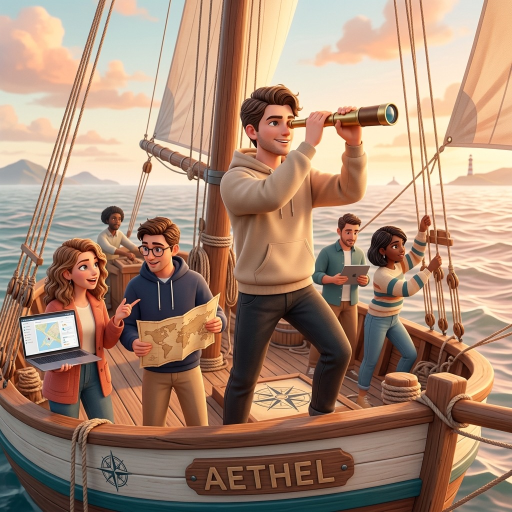
#> input picture 01_Basic/b1-1/portfolio/images/profile.jpg, 1024 x 1024 px (shown at 1/2 size); its folder holds only this picture in this run
$ python annotate_corners.py ../../../01_Basic/b1-1/portfolio/images
#> lines starting #> are read from the running program, lines starting #| are printed output that depends on the picture; after the words box and inside, x2 and y2 are one past the last pixel; in counts of white or black regions, pixels touching at a corner belong together
### 02_Advanced/A3-1/src/image_io.py
"""한글 경로에서도 동작하는 이미지 읽기·쓰기.

Windows의 cv2.imread/imwrite는 경로에 한글이 있으면 실패하고 None을 돌려준다.
파일은 NumPy로 바이트를 읽고 OpenCV로 디코딩한다.

읽기: 파일 → 바이트 1차원 배열 (n,) uint8 → imdecode → BGR 이미지 (H, W, 3) uint8
쓰기: 이미지 → imencode → 바이트 배열 → tofile
"""
# pathlib.Path는 경로를 문자열 대신 객체로 다룬다. path.suffix(확장자), path.parent(상위 폴더)처럼 쓴다.
from pathlib import Path

import cv2
import numpy as np

# {값, ...}는 집합(set). "in"으로 포함 여부를 빠르게 확인한다. 중복이 없고 순서도 없다.
IMAGE_SUFFIXES = {".jpg", ".jpeg", ".png", ".bmp", ".webp", ".tif", ".tiff"}


def imread(path, flags=cv2.IMREAD_COLOR):
    """이미지를 BGR uint8 배열로 읽는다. 읽을 수 없으면 FileNotFoundError.

    OpenCV는 색을 RGB가 아니라 B, G, R 순서로 저장한다. matplotlib으로 보여 줄 때는 RGB로 바꿔야 한다
    (figures.rgb).

    Args:
        path: 이미지 파일 경로. 문자열이나 Path.
        flags: 읽기 방식. 기본 IMREAD_COLOR는 항상 3채널 BGR로 읽는다.

    Returns:
        numpy.ndarray: (H, W, 3) uint8 이미지. 합성 데이터는 (1280, 960, 3)이다.

    Raises:
        FileNotFoundError: 파일이 없거나 이미지로 해석할 수 없는 경우.
    """
#> called with flags = 1
    path = Path(path)
    if not path.is_file():
        raise FileNotFoundError(f"이미지 파일이 없다: {path}")
    # fromfile은 파일의 모든 바이트를 (n,) uint8 배열로 읽는다. 경로를 Python이 열기 때문에 한글 경로도 된다.
    # imdecode는 그 바이트가 JPEG·PNG인지 보고 압축을 풀어 (H, W, 3) 배열을 만든다.
    image = cv2.imdecode(np.fromfile(str(path), dtype=np.uint8), flags)
#> image is the input picture: shape (1024, 1024, 3); mean B, G, R 116.1, 136.8, 167.6
    if image is None:  # OpenCV는 실패해도 예외 대신 None을 돌려주므로 직접 확인한다
        raise FileNotFoundError(f"이미지로 읽을 수 없다: {path}")
    return image


# [24 lines left out: function imwrite, not called in this run]


def list_images(folder):
    """폴더 안의 이미지 파일을 이름순으로 돌려준다.

    Args:
        folder: 찾을 폴더 경로.

    Returns:
        list: 이미지 확장자를 가진 Path 목록. 하위 폴더는 보지 않는다.
    """
    # iterdir는 폴더 안의 항목을 하나씩 준다. (식 for p in ... if 조건)으로 이미지만 골라 sorted로 정렬한다.
    return sorted(p for p in Path(folder).iterdir() if p.suffix.lower() in IMAGE_SUFFIXES)

### 02_Advanced/A3-1/tools/annotate_corners.py
"""직접 찍은 사진에 정답 꼭짓점과 촬영 조건을 기록해 labels.json을 만든다.

사용법:
  python tools/annotate_corners.py data/real

창에서 문서 모서리 4개를 클릭한다 (순서 상관없음, 저장할 때 TL·TR·BR·BL로 정렬).
  1~4  조건 선택: 1 단순 배경+정면, 2 그림자, 3 45도 이상, 4 복잡한 배경
  r    다시 찍기      Enter/Space  저장 후 다음      n  건너뛰기      q/Esc  종료
조명·각도·배경 메모는 저장 후 labels.json에서 직접 고친다. 이미 라벨이 있는 이미지는 건너뛴다(--redo로 다시).
그 뒤 `python -m src.run_all --data data/real --out outputs/real`로 합성 데이터와 같은 기준으로 평가한다.
"""
import argparse
import json
import sys
from pathlib import Path

import cv2
import numpy as np

ROOT = Path(__file__).resolve().parents[1]
sys.path.insert(0, str(ROOT))

from src.geometry import order_points  # noqa: E402
from src.image_io import imread, list_images  # noqa: E402

CONDITIONS = {ord("1"): "easy", ord("2"): "shadow", ord("3"): "tilt", ord("4"): "complex"}
CONDITION_NAMES = {"easy": "단순 배경 + 정면", "shadow": "그림자 있음", "tilt": "45도 이상 기울어짐",
                   "complex": "복잡한 배경"}
WINDOW = "annotate (click 4 corners, 1-4 condition, Enter save, r reset, n skip, q quit)"
MAX_SIDE = 1000


def annotate(image, condition):
    """클릭한 네 점(원본 좌표)과 조건을 돌려준다. 건너뛰면 None, 종료면 'quit'."""
#> called with condition = 'easy'
    scale = min(1.0, MAX_SIDE / max(image.shape[:2]))
#> scale = 0.977
    view = cv2.resize(image, None, fx=scale, fy=scale, interpolation=cv2.INTER_AREA)
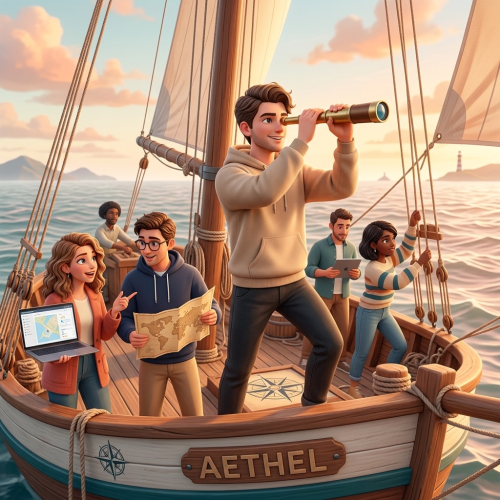
#> view: shape (1000, 1000, 3) (shown at 1/2 size); mean B, G, R 116.1, 136.8, 167.6
    points = []

    def on_mouse(event, x, y, _flags, _param):
        if event == cv2.EVENT_LBUTTONDOWN and len(points) < 4:
            points.append((x / scale, y / scale))

    cv2.namedWindow(WINDOW, cv2.WINDOW_NORMAL)
    cv2.setMouseCallback(WINDOW, on_mouse)
    while True:
        canvas = view.copy()
        for x, y in points:
            cv2.circle(canvas, (int(x * scale), int(y * scale)), 6, (0, 0, 255), -1)
        if len(points) == 4:
            q = (order_points(points) * scale).round().astype(np.int32)
            cv2.polylines(canvas, [q], True, (0, 0, 255), 2)
        cv2.putText(canvas, f"condition: {condition}  points: {len(points)}/4", (10, 30),
                    cv2.FONT_HERSHEY_SIMPLEX, 0.8, (0, 255, 255), 2)
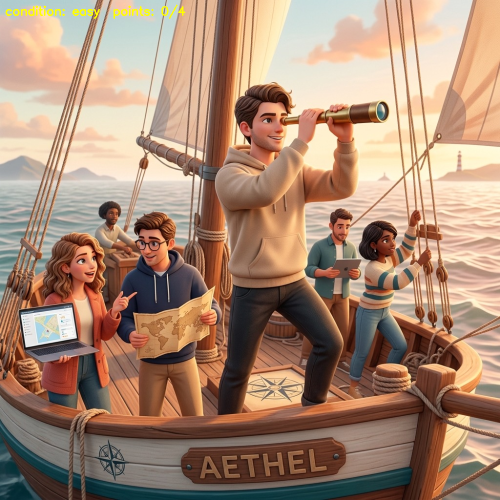
#> canvas: shape (1000, 1000, 3) (shown at 1/2 size); 0.22% of pixels changed, all inside (x1, y1, x2, y2) = (11, 9, 371, 38)
        cv2.imshow(WINDOW, canvas)
        key = cv2.waitKey(30) & 0xFF
#> (key q is pressed here)
        if key in CONDITIONS:
            condition = CONDITIONS[key]
        elif key == ord("r"):
            points.clear()
        elif key == ord("n"):
            return None
        elif key in (ord("q"), 27):
            return "quit"
        elif key in (13, 32) and len(points) == 4:
            return order_points(points), condition


def main(argv=None):
    parser = argparse.ArgumentParser(description="실제 사진 정답 꼭짓점 라벨링")
    parser.add_argument("folder")
    parser.add_argument("--condition", default="easy", choices=list(CONDITION_NAMES))
    parser.add_argument("--redo", action="store_true")
    args = parser.parse_args(argv)
    folder = Path(args.folder)
    label_file = folder / "labels.json"
    doc = json.loads(label_file.read_text(encoding="utf-8")) if label_file.is_file() else {
        "description": "직접 촬영한 문서 사진. corners는 좌상·우상·우하·좌하 픽셀 좌표다.", "images": []}
    done = {lab["file"]: lab for lab in doc["images"]}
    condition = args.condition
    for path in list_images(folder):
        if path.name in done and not args.redo:
            continue
        image = imread(path)
        answer = annotate(image, condition)
#> answer = 'quit'
        if answer == "quit":
            break
        if answer is None:
            continue
        quad, condition = answer
        done[path.name] = {
            "id": path.stem, "file": path.name, "condition": condition, "condition_name": CONDITION_NAMES[condition],
            "lighting": done.get(path.name, {}).get("lighting", "기록 필요"),
            "angle": done.get(path.name, {}).get("angle", {"note": "기록 필요"}),
            "background_complexity": done.get(path.name, {}).get("background_complexity", "기록 필요"),
            "corners": quad.round(1).tolist(),
        }
        doc["images"] = [done[k] for k in sorted(done)]
        label_file.write_text(json.dumps(doc, ensure_ascii=False, indent=2) + "\n", encoding="utf-8")
        print(f"저장: {path.name} ({condition})")
    cv2.destroyAllWindows()
    return 0


if __name__ == "__main__":
    sys.exit(main())
#> (the program exits here)
